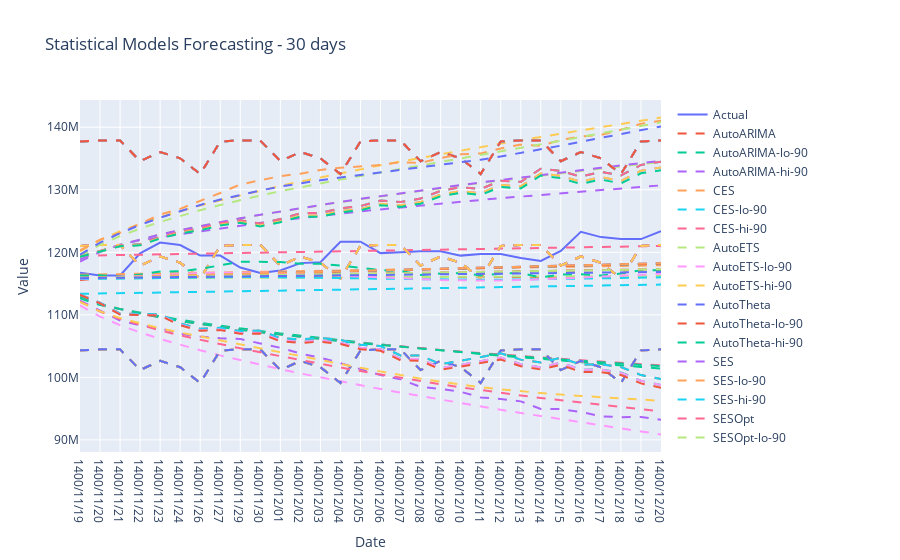

Write notebook code for a chart like this one.
### Code cell
fig = go.Figure()
fig.add_trace(go.Scatter(x=Added_data.index[1200:1230], y=Close['y'].values[1200:1230], mode='lines', name='Actual'))
for col in forecasts_df.columns[1:]:

    fig.add_trace(go.Scatter(x=Added_data.index[1200:1230], y=forecasts_df[f'{col}'].values, mode='lines', name=col, line=dict(dash='dash')))
#fig.add_trace(go.Scatter(x=Added_data.index[1200:1700], y=forecasts_df['DynamicOptimizedTheta-hi-90'].values, mode='lines', name='trend', line=dict(dash='dash')))

fig.update_layout(title='Statistical Models Forecasting - 30 days', xaxis_title='Date', yaxis_title='Value', hovermode='x')
fig.show()
